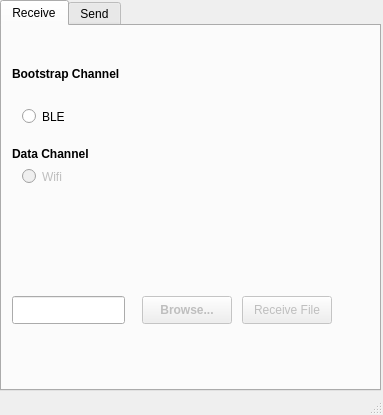
<?xml version="1.0" encoding="UTF-8"?>
<ui version="4.0">
 <class>MainWindow</class>
 <widget class="QMainWindow" name="MainWindow">
  <property name="geometry">
   <rect>
    <x>0</x>
    <y>0</y>
    <width>383</width>
    <height>415</height>
   </rect>
  </property>
  <property name="windowTitle">
   <string>MainWindow</string>
  </property>
  <widget class="QWidget" name="centralwidget">
   <widget class="QTabWidget" name="mainTab">
    <property name="enabled">
     <bool>true</bool>
    </property>
    <property name="geometry">
     <rect>
      <x>0</x>
      <y>0</y>
      <width>381</width>
      <height>391</height>
     </rect>
    </property>
    <property name="currentIndex">
     <number>0</number>
    </property>
    <widget class="QWidget" name="receiveTab">
     <property name="enabled">
      <bool>true</bool>
     </property>
     <property name="sizePolicy">
      <sizepolicy hsizetype="Preferred" vsizetype="Preferred">
       <horstretch>0</horstretch>
       <verstretch>0</verstretch>
      </sizepolicy>
     </property>
     <property name="maximumSize">
      <size>
       <width>16777215</width>
       <height>16777215</height>
      </size>
     </property>
     <property name="sizeIncrement">
      <size>
       <width>2</width>
       <height>0</height>
      </size>
     </property>
     <property name="font">
      <font>
       <bold>true</bold>
      </font>
     </property>
     <property name="locale">
      <locale language="English" country="UnitedStates"/>
     </property>
     <attribute name="title">
      <string>Receive</string>
     </attribute>
     <widget class="QRadioButton" name="bleReceiveRadioButton">
      <property name="enabled">
       <bool>true</bool>
      </property>
      <property name="geometry">
       <rect>
        <x>20</x>
        <y>80</y>
        <width>104</width>
        <height>21</height>
       </rect>
      </property>
      <property name="font">
       <font>
        <bold>false</bold>
       </font>
      </property>
      <property name="text">
       <string>BLE</string>
      </property>
      <property name="autoExclusive">
       <bool>false</bool>
      </property>
     </widget>
     <widget class="QLabel" name="DCReceiveSendLabel">
      <property name="enabled">
       <bool>true</bool>
      </property>
      <property name="geometry">
       <rect>
        <x>10</x>
        <y>120</y>
        <width>121</width>
        <height>16</height>
       </rect>
      </property>
      <property name="text">
       <string>Data Channel</string>
      </property>
     </widget>
     <widget class="QRadioButton" name="wifiReceiveRadioButton">
      <property name="enabled">
       <bool>false</bool>
      </property>
      <property name="geometry">
       <rect>
        <x>20</x>
        <y>140</y>
        <width>104</width>
        <height>21</height>
       </rect>
      </property>
      <property name="font">
       <font>
        <bold>false</bold>
       </font>
      </property>
      <property name="text">
       <string>Wifi</string>
      </property>
      <property name="autoExclusive">
       <bool>false</bool>
      </property>
     </widget>
     <widget class="QPushButton" name="receiveFileButton">
      <property name="enabled">
       <bool>false</bool>
      </property>
      <property name="geometry">
       <rect>
        <x>240</x>
        <y>270</y>
        <width>90</width>
        <height>28</height>
       </rect>
      </property>
      <property name="font">
       <font>
        <bold>false</bold>
       </font>
      </property>
      <property name="text">
       <string>Receive File</string>
      </property>
     </widget>
     <widget class="QLabel" name="BCReceiveLabel">
      <property name="enabled">
       <bool>true</bool>
      </property>
      <property name="geometry">
       <rect>
        <x>10</x>
        <y>40</y>
        <width>131</width>
        <height>16</height>
       </rect>
      </property>
      <property name="locale">
       <locale language="English" country="UnitedStates"/>
      </property>
      <property name="text">
       <string>Bootstrap Channel</string>
      </property>
     </widget>
     <widget class="QPushButton" name="browseReceiveFileButton">
      <property name="enabled">
       <bool>false</bool>
      </property>
      <property name="geometry">
       <rect>
        <x>140</x>
        <y>270</y>
        <width>90</width>
        <height>28</height>
       </rect>
      </property>
      <property name="text">
       <string>Browse...</string>
      </property>
     </widget>
     <widget class="QLineEdit" name="selectedReceiveFileLineEdit">
      <property name="enabled">
       <bool>true</bool>
      </property>
      <property name="geometry">
       <rect>
        <x>10</x>
        <y>270</y>
        <width>113</width>
        <height>28</height>
       </rect>
      </property>
     </widget>
    </widget>
    <widget class="QWidget" name="sendTab">
     <attribute name="title">
      <string>Send</string>
     </attribute>
     <widget class="QRadioButton" name="bleSendRadioButton">
      <property name="enabled">
       <bool>true</bool>
      </property>
      <property name="geometry">
       <rect>
        <x>20</x>
        <y>80</y>
        <width>104</width>
        <height>21</height>
       </rect>
      </property>
      <property name="text">
       <string>BLE</string>
      </property>
      <property name="autoExclusive">
       <bool>false</bool>
      </property>
     </widget>
     <widget class="QLabel" name="DCSendLabel">
      <property name="enabled">
       <bool>true</bool>
      </property>
      <property name="geometry">
       <rect>
        <x>10</x>
        <y>120</y>
        <width>121</width>
        <height>16</height>
       </rect>
      </property>
      <property name="font">
       <font>
        <bold>true</bold>
       </font>
      </property>
      <property name="text">
       <string>Data Channel</string>
      </property>
     </widget>
     <widget class="QRadioButton" name="wifiSendRadioButton">
      <property name="enabled">
       <bool>false</bool>
      </property>
      <property name="geometry">
       <rect>
        <x>20</x>
        <y>140</y>
        <width>104</width>
        <height>21</height>
       </rect>
      </property>
      <property name="text">
       <string>Wifi</string>
      </property>
      <property name="autoExclusive">
       <bool>false</bool>
      </property>
     </widget>
     <widget class="QLineEdit" name="selectedSendFileLineEdit">
      <property name="enabled">
       <bool>true</bool>
      </property>
      <property name="geometry">
       <rect>
        <x>10</x>
        <y>270</y>
        <width>113</width>
        <height>28</height>
       </rect>
      </property>
     </widget>
     <widget class="QPushButton" name="browseSendFileButton">
      <property name="enabled">
       <bool>false</bool>
      </property>
      <property name="geometry">
       <rect>
        <x>140</x>
        <y>270</y>
        <width>90</width>
        <height>28</height>
       </rect>
      </property>
      <property name="text">
       <string>Browse...</string>
      </property>
     </widget>
     <widget class="QLabel" name="BCSendLabel">
      <property name="enabled">
       <bool>true</bool>
      </property>
      <property name="geometry">
       <rect>
        <x>10</x>
        <y>40</y>
        <width>131</width>
        <height>16</height>
       </rect>
      </property>
      <property name="font">
       <font>
        <bold>true</bold>
       </font>
      </property>
      <property name="locale">
       <locale language="English" country="UnitedStates"/>
      </property>
      <property name="text">
       <string>Bootstrap Channel</string>
      </property>
     </widget>
     <widget class="QPushButton" name="sendFileButton">
      <property name="enabled">
       <bool>false</bool>
      </property>
      <property name="geometry">
       <rect>
        <x>240</x>
        <y>270</y>
        <width>89</width>
        <height>27</height>
       </rect>
      </property>
      <property name="text">
       <string>Send</string>
      </property>
      <property name="default">
       <bool>true</bool>
      </property>
     </widget>
    </widget>
   </widget>
  </widget>
  <widget class="QMenuBar" name="menubar">
   <property name="geometry">
    <rect>
     <x>0</x>
     <y>0</y>
     <width>383</width>
     <height>20</height>
    </rect>
   </property>
  </widget>
  <widget class="QStatusBar" name="statusbar"/>
 </widget>
 <resources/>
 <connections/>
</ui>
